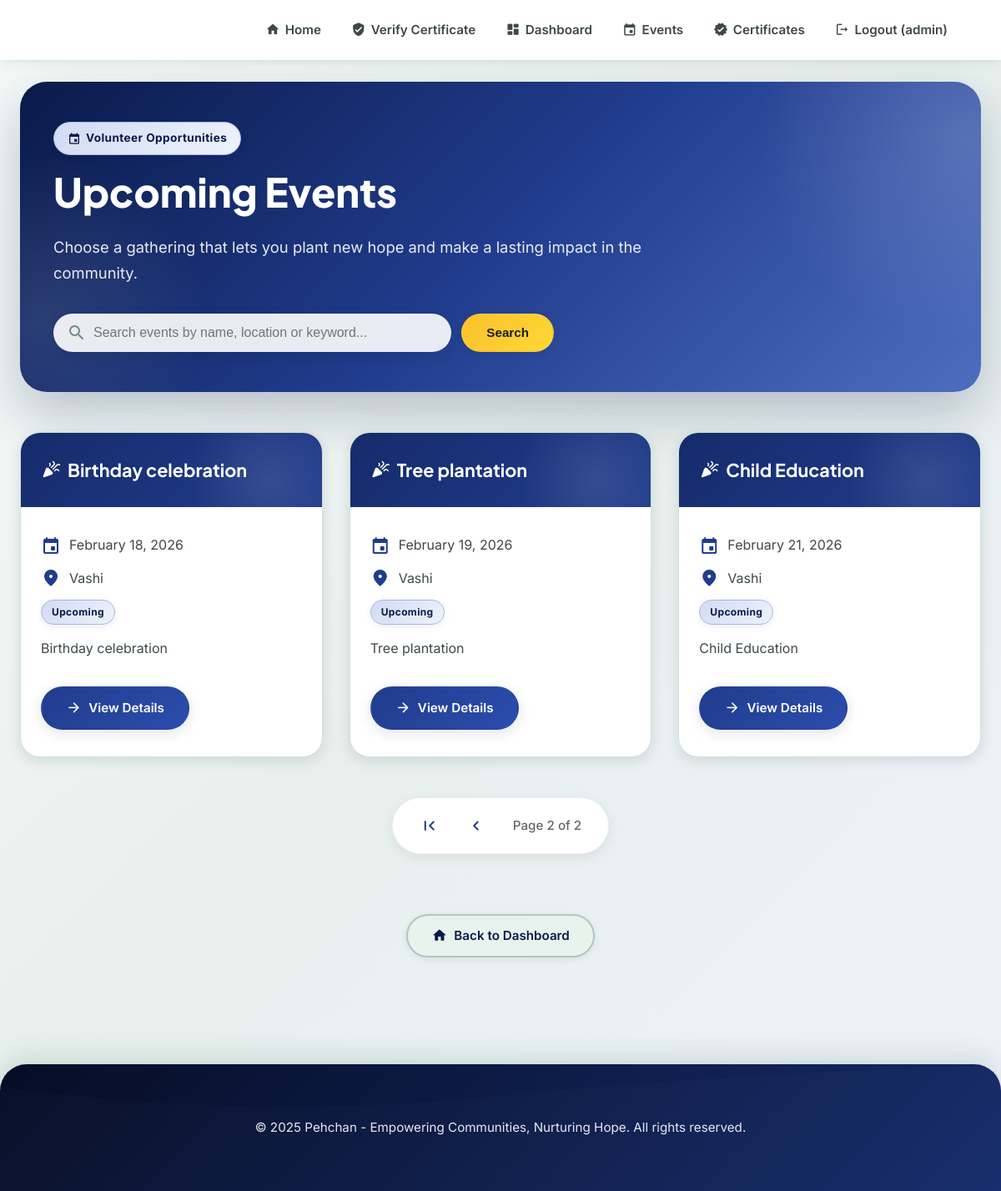
Page /events/?page=2 (signed in) on the committed database.
### pehchan/models.py (models this page shows, shortened)
class Event(models.Model):
    STATUS_CHOICES = [
        ('upcoming', 'Upcoming'),
        ('ongoing', 'Ongoing'),
        ('completed', 'Completed'),
    ]
    name = models.CharField(max_length=200)
    description = models.TextField()
    event_date = models.DateField()
    location = models.CharField(max_length=200)
    image = models.ImageField(upload_to='event_images/', blank=True, null=True)
    status = models.CharField(max_length=20, choices=STATUS_CHOICES, default='upcoming')
    created_at = models.DateTimeField(auto_now_add=True)
    updated_at = models.DateTimeField(auto_now=True)
    class Meta:
        ordering = ['-event_date']
    def get_status_display(self):
        today = timezone.now().date()
        if self.event_date < today:
            return 'Completed'
        elif self.event_date == today:
            return 'Ongoing'
        else:
            return 'Upcoming'

### pehchan/views.py (the view)
# urls.py: path('events/', views.EventListView.as_view(), name='event_list'),
class EventListView(LoginRequiredMixin, ListView):
    model = Event
    template_name = 'event_list.html'
    context_object_name = 'events'
    paginate_by = 3
    def get_queryset(self):
        from django.utils import timezone
        today = timezone.now().date()
        queryset = Event.objects.filter(event_date__gte=today).order_by('event_date')
        search_query = self.request.GET.get('search', '')
        if search_query:
            queryset = queryset.filter(
                Q(name__icontains=search_query) |
                Q(description__icontains=search_query) |
                Q(location__icontains=search_query)
            )
        return queryset
    def get_context_data(self, **kwargs):
        context = super().get_context_data(**kwargs)
        context['search_query'] = self.request.GET.get('search', '')
        return context

### templates/event_list.html (shortened to what this page needs)
{% extends 'base.html' %}
{% block content %}
<div class="dashboard-hero" style="padding: 48px 40px;">
    <div class="dashboard-hero-content">
        <span class="badge-chip"><span class="material-icons-round">event</span> Volunteer Opportunities</span>
        <h1>Upcoming Events</h1>
        <p>Choose a gathering that lets you plant new hope and make a lasting impact in the community.</p>
        <div class="search-section" style="margin-top: 32px; max-width: 600px;">
            <form method="GET" action="{% url 'event_list' %}" style="display: flex; gap: 12px;">
                <div style="position: relative; flex-grow: 1;">
                    <span class="material-icons-round" style="position: absolute; left: 16px; top: 50%; transform: translateY(-50%); color: var(--text-tertiary);">search</span>
                    <input type="text" name="search" value="{{ search_query }}" placeholder="Search events by name, location or keyword..."
                        style="width: 100%; padding: 14px 16px 14px 48px; border-radius: var(--radius-full); border: none; background: rgba(255, 255, 255, 0.9); font-size: 1rem; box-shadow: var(--shadow-md);">
                </div>
                <button type="submit" class="pill-button pill-button--secondary">
                    Search
                </button>
            </form>
        </div>
    </div>
</div>
<div class="dashboard-section">
    {% if events %}
        <div class="dashboard-grid">
            {% for event in events %}
            <div class="surface-card" style="transition: all 0.3s ease;">
                <div class="mdl-card__title">
                    <h2 class="mdl-card__title-text">
                        <span class="material-icons-round">celebration</span>
                        {{ event.name }}
                    </h2>
                </div>
                <div class="mdl-card__supporting-text">
                    <div style="display: flex; flex-direction: column; gap: 12px; margin-bottom: 16px;">
                        <div style="display: flex; align-items: center; gap: 10px; color: var(--text-secondary);">
                            <span class="material-icons-round" style="color: var(--primary-600);">event</span>
                            <span>{{ event.event_date|date:"F d, Y" }}</span>
                        </div>
                        <div style="display: flex; align-items: center; gap: 10px; color: var(--text-secondary);">
                            <span class="material-icons-round" style="color: var(--primary-600);">location_on</span>
                            <span>{{ event.location }}</span>
                        </div>
                        <div style="display: flex; align-items: center; gap: 10px;">
                            <span class="badge-chip" style="font-size: 0.75rem; padding: 4px 12px;">
                                {{ event.get_status_display }}
                            </span>
                        </div>
                    </div>
                    <p style="line-height: 1.6; color: var(--text-secondary);">{{ event.description|truncatewords:24 }}</p>
                </div>
                <div class="mdl-card__actions">
                    <a href="{% url 'event_detail' event.pk %}" class="pill-button pill-button--primary">
                        <span class="material-icons-round">arrow_forward</span> View Details
                    </a>
                </div>
            </div>
            {% endfor %}
        </div>
        {% if is_paginated %}
        <div class="pagination-wrapper">
            <div class="pagination">
                {% if page_obj.has_previous %}
                    <a href="?page=1{% if search_query %}&search={{ search_query }}{% endif %}" class="pagination-btn">
                        <span class="material-icons-round">first_page</span>
                    </a>
                    <a href="?page={{ page_obj.previous_page_number }}{% if search_query %}&search={{ search_query }}{% endif %}" class="pagination-btn">
                        <span class="material-icons-round">chevron_left</span>
                    </a>
                {% endif %}
                <div class="pagination-info">
                    Page {{ page_obj.number }} of {{ page_obj.paginator.num_pages }}
                </div>
            </div>
        </div>
        {% endif %}
    {% endif %}
</div>
<div style="text-align: center; margin-top: 40px;">
    <a href="{% url 'dashboard' %}" class="pill-button pill-button--ghost">
        <span class="material-icons-round">home</span> Back to Dashboard
    </a>
</div>
{% endblock %}

### templates/base.html (shortened to what this page needs)
{% load static %}
<!DOCTYPE html>
<html lang="en">
<head>
    <link rel="stylesheet" href="{% static 'CSS/style.css' %}">
</head>
<body>
    <header class="mdl-layout__header primary-app-bar">
        <div class="mdl-layout__header-row">
            <nav class="mdl-navigation">
                <a class="mdl-navigation__link" href="{% url 'home' %}">
                    <span class="material-icons-round">home</span>
                    Home
                </a>
                <a class="mdl-navigation__link" href="{% url 'public_certificate_verify' %}">
                    <span class="material-icons-round">verified_user</span>
                    Verify Certificate
                </a>
                {% if user.is_authenticated %}
                <a class="mdl-navigation__link" href="{% url 'dashboard' %}">
                    <span class="material-icons-round">dashboard</span>
                    Dashboard
                </a>
                <a class="mdl-navigation__link" href="{% url 'event_list' %}">
                    <span class="material-icons-round">event</span>
                    Events
                </a>
                <a class="mdl-navigation__link" href="{% url 'certificate_list' %}">
                    <span class="material-icons-round">verified</span>
                    Certificates
                </a>
                <a class="mdl-navigation__link" href="{% url 'logout' %}">
                    <span class="material-icons-round">logout</span>
                    Logout ({{ user.username }})
                </a>
                {% endif %}
            </nav>
        </div>
    </header>
    <main class="page-content1">
        {% block content %}{% endblock %}
    </main>
    <footer class="footer">
        <p class="georgia-brand">&copy; 2025 Pehchan - Empowering Communities, Nurturing Hope.
            All rights reserved.</p>
    </footer>
</body>
</html>

### static/CSS/style.css (style rules this page uses)
* { margin: 0; padding: 0; box-sizing: border-box; }
body { font-family: 'Poppins', sans-serif; line-height: 1.6; color: #333; overflow-x: hidden; margin: 0; padding: 0; }
html { overflow-x: hidden; }
.footer { background: #1d1844; color: #fff; padding: 3rem 0 1rem; }
.pagination-wrapper { margin-top: 3rem; display: flex; justify-content: center; width: 100%; padding-bottom: 2rem; }
.pagination { display: flex; align-items: center; gap: 1rem; background: #fff; padding: 0.8rem 1.5rem; border-radius: 50px; box-shadow: 0 4px 15px rgba(0, 0, 0, 0.08); border: 1px solid #f0f0f0; }
.pagination-btn { display: flex; align-items: center; justify-content: center; width: 40px; height: 40px; border-radius: 50%; color: #1E3A8A; text-decoration: none; transition: all 0.3s ease; border: 1px solid transparent; }
.pagination-btn .material-icons-round { font-size: 24px; }
.pagination-info { font-weight: 500; color: #666; font-size: 0.95rem; padding: 0 0.5rem; }

### rows in the picture
Event: name "Birthday celebration", event_date "February 18, 2026", location "Vashi", status "Upcoming", description "Birthday celebration"
Event: name "Tree plantation", event_date "February 19, 2026", location "Vashi", status "Upcoming", description "Tree plantation"
Event: name "Child Education", event_date "February 21, 2026", location "Vashi", status "Upcoming", description "Child Education"

### other values in the picture
{{ user.username }} "admin"
{{ page_obj.number }} "2"
{{ page_obj.paginator.num_pages }} "2"
